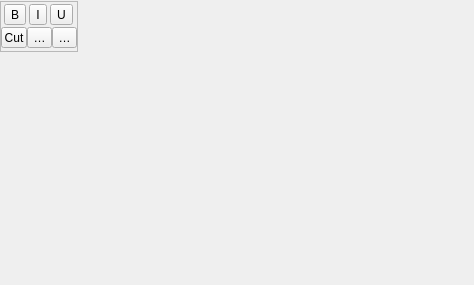
<?xml version="1.0" encoding="UTF-8"?>
<ui version="4.0">
 <class>ITextEditWidgetSelMenu</class>
 <widget class="QWidget" name="ITextEditWidgetSelMenu">
  <property name="geometry">
   <rect>
    <x>0</x>
    <y>0</y>
    <width>474</width>
    <height>285</height>
   </rect>
  </property>
  <property name="sizePolicy">
   <sizepolicy hsizetype="Fixed" vsizetype="Fixed">
    <horstretch>0</horstretch>
    <verstretch>0</verstretch>
   </sizepolicy>
  </property>
  <widget class="QFrame" name="frame">
   <property name="geometry">
    <rect>
     <x>0</x>
     <y>1</y>
     <width>78</width>
     <height>51</height>
    </rect>
   </property>
   <property name="frameShape">
    <enum>QFrame::StyledPanel</enum>
   </property>
   <property name="frameShadow">
    <enum>QFrame::Raised</enum>
   </property>
   <layout class="QVBoxLayout" name="verticalLayout_2">
    <property name="spacing">
     <number>1</number>
    </property>
    <property name="leftMargin">
     <number>0</number>
    </property>
    <property name="topMargin">
     <number>0</number>
    </property>
    <property name="rightMargin">
     <number>0</number>
    </property>
    <property name="bottomMargin">
     <number>0</number>
    </property>
    <item>
     <layout class="QHBoxLayout" name="horizontalLayout">
      <property name="spacing">
       <number>0</number>
      </property>
      <property name="topMargin">
       <number>1</number>
      </property>
      <item>
       <widget class="QToolButton" name="toolBold">
        <property name="text">
         <string>B</string>
        </property>
        <property name="iconSize">
         <size>
          <width>16</width>
          <height>16</height>
         </size>
        </property>
       </widget>
      </item>
      <item>
       <widget class="QToolButton" name="toolItalic">
        <property name="text">
         <string>I</string>
        </property>
        <property name="iconSize">
         <size>
          <width>16</width>
          <height>16</height>
         </size>
        </property>
       </widget>
      </item>
      <item>
       <widget class="QToolButton" name="toolUnder">
        <property name="text">
         <string>U</string>
        </property>
        <property name="iconSize">
         <size>
          <width>16</width>
          <height>16</height>
         </size>
        </property>
       </widget>
      </item>
     </layout>
    </item>
    <item>
     <layout class="QHBoxLayout" name="horizontalLayout_2">
      <property name="spacing">
       <number>0</number>
      </property>
      <item>
       <widget class="QToolButton" name="toolCut">
        <property name="text">
         <string>Cut</string>
        </property>
        <property name="iconSize">
         <size>
          <width>16</width>
          <height>16</height>
         </size>
        </property>
       </widget>
      </item>
      <item>
       <widget class="QToolButton" name="toolCopy">
        <property name="text">
         <string>Copy</string>
        </property>
        <property name="iconSize">
         <size>
          <width>16</width>
          <height>16</height>
         </size>
        </property>
       </widget>
      </item>
      <item>
       <widget class="QToolButton" name="toolPaste">
        <property name="text">
         <string>Paste</string>
        </property>
        <property name="iconSize">
         <size>
          <width>16</width>
          <height>16</height>
         </size>
        </property>
       </widget>
      </item>
     </layout>
    </item>
   </layout>
  </widget>
 </widget>
 <resources/>
 <connections/>
</ui>
